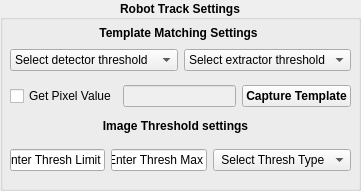
     <widget class="QGroupBox" name="tracksett_gb">
      <property name="geometry">
       <rect>
        <x>10</x>
        <y>500</y>
        <width>361</width>
        <height>191</height>
       </rect>
      </property>
      <property name="font">
       <font>
        <weight>75</weight>
        <bold>true</bold>
       </font>
      </property>
      <property name="title">
       <string>Robot Track Settings</string>
      </property>
      <property name="alignment">
       <set>Qt::AlignCenter</set>
      </property>
      <widget class="QLabel" name="label_4">
       <property name="geometry">
        <rect>
         <x>0</x>
         <y>25</y>
         <width>357</width>
         <height>16</height>
        </rect>
       </property>
       <property name="font">
        <font>
         <weight>75</weight>
         <bold>true</bold>
        </font>
       </property>
       <property name="text">
        <string>Template Matching Settings</string>
       </property>
       <property name="alignment">
        <set>Qt::AlignCenter</set>
       </property>
      </widget>
      <widget class="QWidget" name="layoutWidget">
       <property name="geometry">
        <rect>
         <x>10</x>
         <y>40</y>
         <width>341</width>
         <height>41</height>
        </rect>
       </property>
       <property name="font">
        <font>
         <weight>50</weight>
         <bold>false</bold>
        </font>
       </property>
       <layout class="QHBoxLayout" name="horizontalLayout_3">
        <property name="sizeConstraint">
         <enum>QLayout::SetNoConstraint</enum>
        </property>
        <item>
         <widget class="QComboBox" name="featthresh_dd">
          <item>
           <property name="text">
            <string>Select detector threshold</string>
           </property>
          </item>
         </widget>
        </item>
        <item>
         <widget class="QComboBox" name="extractthresh_dd">
          <property name="font">
           <font>
            <weight>50</weight>
            <bold>false</bold>
           </font>
          </property>
          <item>
           <property name="text">
            <string>Select extractor threshold</string>
           </property>
          </item>
         </widget>
        </item>
       </layout>
      </widget>
      <widget class="QWidget" name="layoutWidget">
       <property name="geometry">
        <rect>
         <x>10</x>
         <y>80</y>
         <width>341</width>
         <height>32</height>
        </rect>
       </property>
       <layout class="QHBoxLayout" name="horizontalLayout_2">
        <item>
         <widget class="QCheckBox" name="pixelval_cb">
          <property name="font">
           <font>
            <weight>50</weight>
            <bold>false</bold>
           </font>
          </property>
          <property name="text">
           <string>Get Pixel Value</string>
          </property>
         </widget>
        </item>
        <item>
         <widget class="QLineEdit" name="pixelvalue">
          <property name="enabled">
           <bool>false</bool>
          </property>
          <property name="font">
           <font>
            <weight>50</weight>
            <bold>false</bold>
           </font>
          </property>
         </widget>
        </item>
        <item>
         <widget class="QPushButton" name="template_pb">
          <property name="text">
           <string>Capture Template</string>
          </property>
         </widget>
        </item>
       </layout>
      </widget>
      <widget class="QLabel" name="label_5">
       <property name="geometry">
        <rect>
         <x>10</x>
         <y>110</y>
         <width>331</width>
         <height>31</height>
        </rect>
       </property>
       <property name="text">
        <string>Image Threshold settings</string>
       </property>
       <property name="alignment">
        <set>Qt::AlignCenter</set>
       </property>
      </widget>
      <widget class="QWidget" name="layoutWidget">
       <property name="geometry">
        <rect>
         <x>10</x>
         <y>140</y>
         <width>341</width>
         <height>41</height>
        </rect>
       </property>
       <layout class="QHBoxLayout" name="horizontalLayout_4">
        <item>
         <widget class="QLineEdit" name="threshlimit_le">
          <property name="font">
           <font>
            <weight>50</weight>
            <bold>false</bold>
           </font>
          </property>
          <property name="text">
           <string>Enter Thresh Limit</string>
          </property>
          <property name="alignment">
           <set>Qt::AlignCenter</set>
          </property>
         </widget>
        </item>
        <item>
         <widget class="QLineEdit" name="threshmax_le">
          <property name="font">
           <font>
            <weight>50</weight>
            <bold>false</bold>
           </font>
          </property>
          <property name="text">
           <string>Enter Thresh Max</string>
          </property>
          <property name="alignment">
           <set>Qt::AlignCenter</set>
          </property>
         </widget>
        </item>
        <item>
         <widget class="QComboBox" name="threshtype_dd">
          <property name="font">
           <font>
            <weight>50</weight>
            <bold>false</bold>
           </font>
          </property>
          <item>
           <property name="text">
            <string> Select Thresh Type</string>
           </property>
          </item>
         </widget>
        </item>
       </layout>
      </widget>
     </widget>
